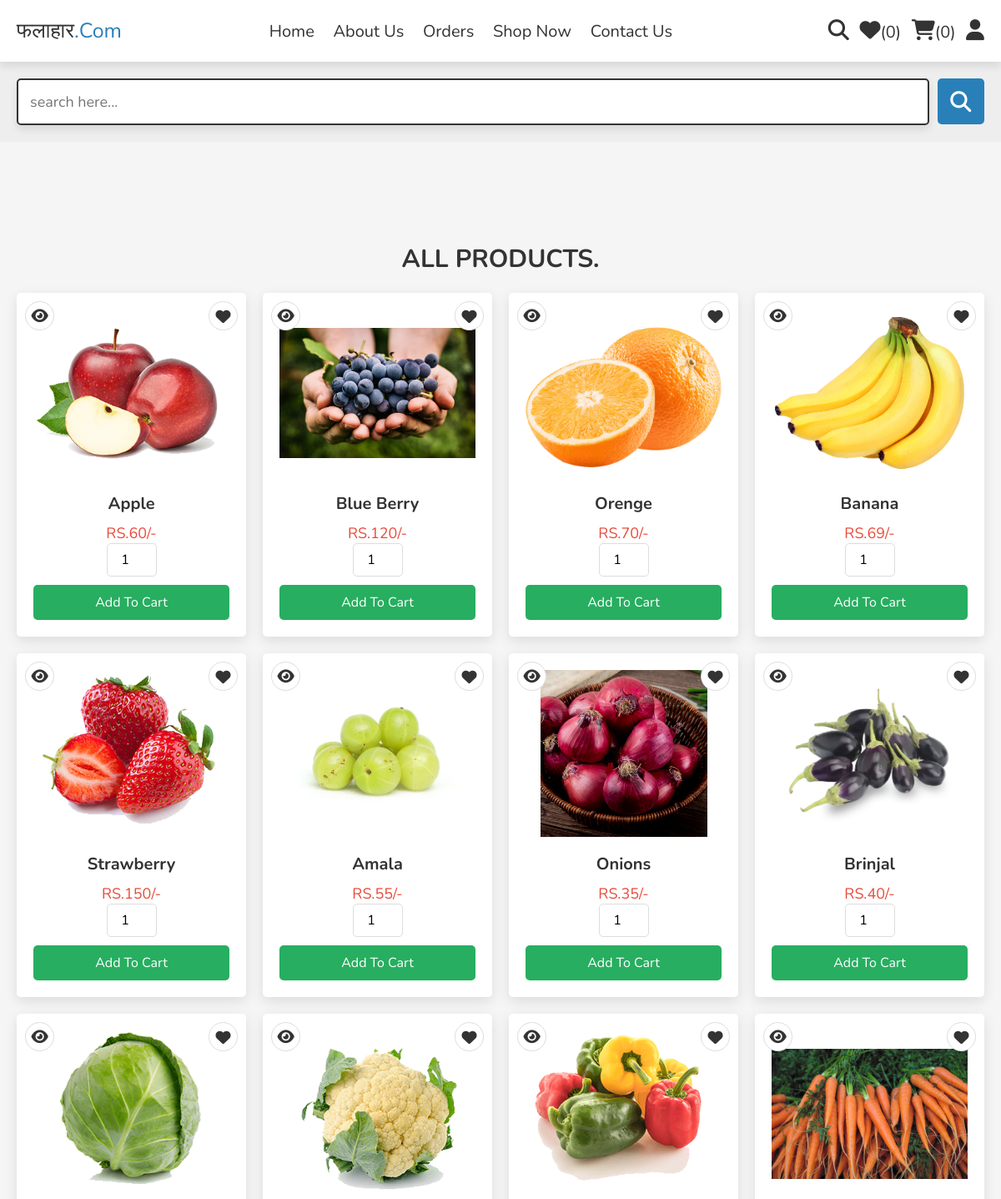
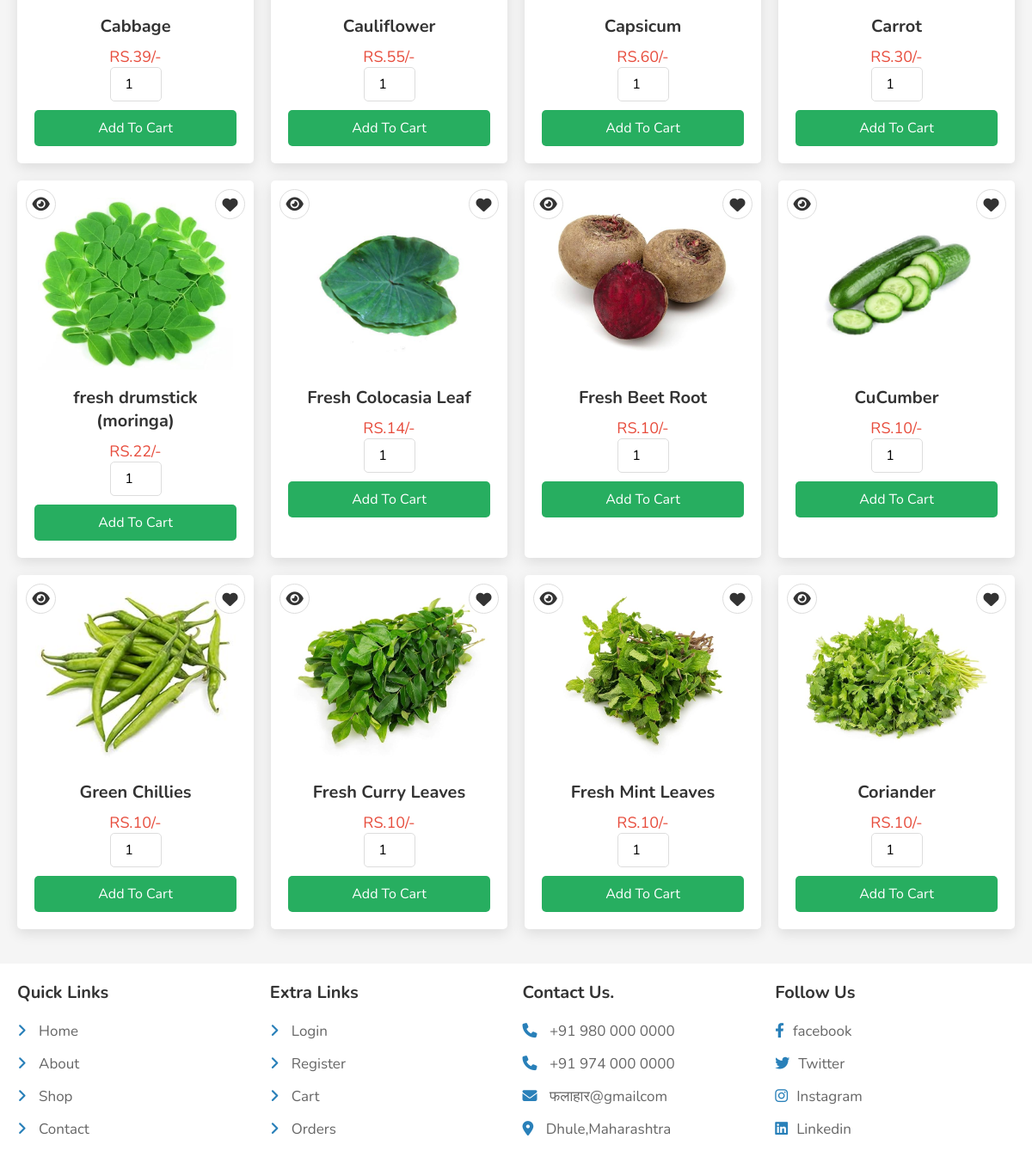
The app's page /search_page.php with its own data (2 pictures, top to bottom).
### tables this page shows
CREATE TABLE `products` (
  `id` int(100) NOT NULL,
  `name` varchar(100) NOT NULL,
  `details` varchar(500) NOT NULL,
  `price` int(10) NOT NULL,
  `image_01` varchar(100) NOT NULL,
  `image_02` varchar(100) NOT NULL,
  `image_03` varchar(100) NOT NULL,
  `category` varchar(100) NOT NULL
);

### search_page.php (the view, shortened to what this page needs)
<?php
include 'components/connect.php';
?>
<!DOCTYPE html>
<html lang="en">
<head>
   <link rel="stylesheet" href="https://cdnjs.cloudflare.com/ajax/libs/font-awesome/6.1.1/css/all.min.css">
   <link rel="stylesheet" href="css/style.css">
</head>
<body>
<?php include 'components/user_header.php'; ?>
<section class="search-form">
   <form action="" method="post">
      <input type="text" name="search_box" placeholder="search here..." maxlength="100" class="box" required>
      <button type="submit" class="fas fa-search" name="search_btn"></button>
   </form>
</section>
<section class="products" style="padding-top: 0; min-height:10vh;">
</section>
<section class="products">
   <h1 class="heading">All Products.</h1>
   <div class="box-container">
   <?php
     $select_products = $conn->prepare("SELECT * FROM `products`");
     $select_products->execute();
     if($select_products->rowCount() > 0){
      while($fetch_product = $select_products->fetch(PDO::FETCH_ASSOC)){
   ?>
   <form action="" method="post" class="box">
      <button class="fas fa-heart" type="submit" name="add_to_wishlist"></button>
      <a href="quick_view.php?pid=<?= $fetch_product['id']; ?>" class="fas fa-eye"></a>
      <img src="uploaded_img/<?= $fetch_product['image_01']; ?>" alt="">
      <div class="name"><?= $fetch_product['name']; ?></div>
      <div class="flex">
         <div class="price"><span>RS.</span><?= $fetch_product['price']; ?><span>/-</span></div>
         <input type="number" name="qty" class="qty" min="1" max="99" onkeypress="if(this.value.length == 2) return false;" value="1">
      </div>
      <input type="submit" value="add to cart" class="btn" name="add_to_cart">
   </form>
   <?php
      }
   }else{
      echo '<p class="empty">no products found!</p>';
   }
   ?>
   </div>
</section>
<?php include 'components/footer.php'; ?>
</body>
</html>

### css/style.css (style rules this page uses)
:root { --main-color:#2980b9; --orange:#f39c12; --red:#e74c3c; --black:#333; --white:#fff; --light-color:#666; --light-bg:#eee; --border:.2rem solid var(--black); --box-shadow:0 .5rem 1rem rgba(0,0,0,.1); }
* { font-family: 'Nunito', sans-serif; margin:0; padding:0; box-sizing: border-box; outline: none; border:none; text-decoration: none; }
html { font-size: 62.5%; overflow-x: hidden; }
body { background-color: var(--light-bg); }
section { padding:2rem; max-width: 1200px; margin:0 auto; }
.heading { font-size: 4rem; color:var(--black); margin-bottom: 2rem; text-align: center; text-transform: uppercase; }
.btn, .delete-btn, .option-btn { display: block; width: 100%; margin-top: 1rem; border-radius: .5rem; padding:1rem 3rem; font-size: 1.7rem; text-transform: capitalize; color:var(--white); cursor: pointer; text-align: center; }
.btn { background-color: var(--main-color); }
.heading { font-size: 1.5rem; margin-bottom: 20px; text-align: center; color: #333; }
.products { padding: 4rem 2rem; background-color: #f5f5f5; text-align: center; }
.products .heading { font-size: 3rem; color: #333; margin-bottom: 2rem; text-transform: uppercase; }
.products .box-container { display: grid; grid-template-columns: repeat(auto-fit, minmax(25rem, 1fr)); gap: 2rem; }
.products .box { background-color: #fff; border-radius: .5rem; padding: 2rem; box-shadow: 0 5px 15px rgba(0,0,0,0.1); position: relative; overflow: hidden; transition: transform 0.3s ease; }
.products .box img { width: 100%; height: 20rem; object-fit: contain; margin-bottom: 1.5rem; }
.products .box .name { font-size: 2rem; font-weight: bold; color: #333; margin-bottom: 1rem; }
.products .box .price { font-size: 1.8rem; color: #e74c3c; }
.products .box .qty { width: 6rem; padding: 0.8rem; font-size: 1.6rem; text-align: center; border: 1px solid #ddd; border-radius: .5rem; }
.products .box .fa-heart, .products .box .fa-eye { position: absolute; top: 1rem; height: 3.5rem; width: 3.5rem; line-height: 3.2rem; font-size: 1.8rem; background-color: #fff; border-radius: 50%; border: 1px solid #ddd; color: #333; cursor: pointer; transition: background-color 0.3s ease, color 0.3s ease; }
.products .box .fa-heart { right: 1rem; }
.products .box .fa-eye { left: 1rem; }
.products .box .btn { display: inline-block; background-color: #27ae60; color: #fff; padding: 1rem 2rem; font-size: 1.6rem; border-radius: .5rem; cursor: pointer; transition: background-color 0.3s ease; }
.search-form form { display: flex; gap:1rem; }
.search-form form input { width: 100%; border:var(--border); border-radius: .5rem; background-color: var(--white); box-shadow: var(--box-shadow); padding:1.4rem; font-size: 1.8rem; color:var(--black); }
.search-form form button { font-size: 2.5rem; height: 5.5rem; line-height: 5.5rem; background-color: var(--main-color); cursor: pointer; color:var(--white); border-radius: .5rem; width: 6rem; text-align: center; }

### records on screen
products: image_01 (picture), name "Apple", price "60"
products: image_01 (picture), name "Blue Berry", price "120"
products: image_01 (picture), name "Orenge", price "70"
products: image_01 (picture), name "Banana", price "69"
products: image_01 (picture), name "Strawberry", price "150"
products: image_01 (picture), name "Amala", price "55"
products: image_01 (picture), name "Onions", price "35"
products: image_01 (picture), name "Brinjal", price "40"
products: image_01 (picture), name "Cabbage", price "39"
products: image_01 (picture), name "Cauliflower", price "55"
products: image_01 (picture), name "Capsicum", price "60"
products: image_01 (picture), name "Carrot", price "30"
products: image_01 (picture), name "fresh drumstick (moringa)", price "22"
products: image_01 (picture), name "Fresh Colocasia Leaf", price "14"
products: image_01 (picture), name "Fresh Beet Root", price "10"
products: image_01 (picture), name "CuCumber", price "10"
products: image_01 (picture), name "Green Chillies", price "10"
products: image_01 (picture), name "Fresh Curry Leaves", price "10"
products: image_01 (picture), name "Fresh Mint Leaves", price "10"
products: image_01 (picture), name "Coriander", price "10"

### other values on screen
$total_wishlist_counts "0"
$total_cart_counts "0"
